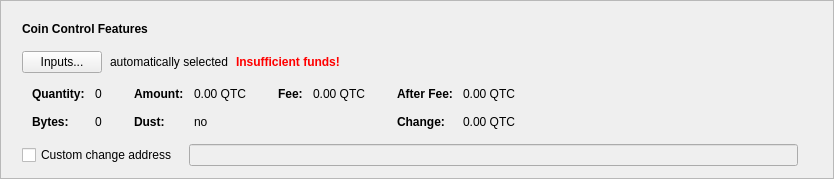
      <widget class="QFrame" name="frameCoinControl">
       <property name="sizePolicy">
        <sizepolicy hsizetype="Expanding" vsizetype="Fixed">
         <horstretch>0</horstretch>
         <verstretch>0</verstretch>
        </sizepolicy>
       </property>
       <property name="frameShape">
        <enum>QFrame::StyledPanel</enum>
       </property>
       <property name="frameShadow">
        <enum>QFrame::Raised</enum>
       </property>
       <layout class="QVBoxLayout" name="verticalLayout_2">
        <item>
         <layout class="QVBoxLayout" name="verticalLayoutCoinControl" stretch="0,0,0,0,0">
          <property name="spacing">
           <number>0</number>
          </property>
          <property name="sizeConstraint">
           <enum>QLayout::SetDefaultConstraint</enum>
          </property>
          <property name="leftMargin">
           <number>10</number>
          </property>
          <property name="topMargin">
           <number>10</number>
          </property>
          <item>
           <layout class="QHBoxLayout" name="horizontalLayoutCoinControl1">
            <property name="bottomMargin">
             <number>15</number>
            </property>
            <item>
             <widget class="QLabel" name="labelCoinControlFeatures">
              <property name="sizePolicy">
               <sizepolicy hsizetype="Preferred" vsizetype="Maximum">
                <horstretch>0</horstretch>
                <verstretch>0</verstretch>
               </sizepolicy>
              </property>
              <property name="font">
               <font>
                <weight>75</weight>
                <bold>true</bold>
               </font>
              </property>
              <property name="styleSheet">
               <string notr="true">font-weight:bold;</string>
              </property>
              <property name="text">
               <string>Coin Control Features</string>
              </property>
             </widget>
            </item>
           </layout>
          </item>
          <item>
           <layout class="QHBoxLayout" name="horizontalLayoutCoinControl2" stretch="0,0,0,0">
            <property name="spacing">
             <number>8</number>
            </property>
            <property name="bottomMargin">
             <number>10</number>
            </property>
            <item>
             <widget class="QPushButton" name="pushButtonCoinControl">
              <property name="styleSheet">
               <string notr="true"/>
              </property>
              <property name="text">
               <string>Inputs...</string>
              </property>
              <property name="autoDefault">
               <bool>false</bool>
              </property>
             </widget>
            </item>
            <item>
             <widget class="QLabel" name="labelCoinControlAutomaticallySelected">
              <property name="text">
               <string>automatically selected</string>
              </property>
              <property name="margin">
               <number>5</number>
              </property>
             </widget>
            </item>
            <item>
             <widget class="QLabel" name="labelCoinControlInsuffFunds">
              <property name="font">
               <font>
                <weight>75</weight>
                <bold>true</bold>
               </font>
              </property>
              <property name="styleSheet">
               <string notr="true">color:red;font-weight:bold;</string>
              </property>
              <property name="text">
               <string>Insufficient funds!</string>
              </property>
              <property name="margin">
               <number>5</number>
              </property>
             </widget>
            </item>
            <item>
             <spacer name="horizontalSpacerCoinControl">
              <property name="orientation">
               <enum>Qt::Horizontal</enum>
              </property>
              <property name="sizeHint" stdset="0">
               <size>
                <width>40</width>
                <height>1</height>
               </size>
              </property>
             </spacer>
            </item>
           </layout>
          </item>
          <item>
           <widget class="QWidget" name="widgetCoinControl" native="true">
            <property name="sizePolicy">
             <sizepolicy hsizetype="Preferred" vsizetype="Preferred">
              <horstretch>0</horstretch>
              <verstretch>0</verstretch>
             </sizepolicy>
            </property>
            <property name="minimumSize">
             <size>
              <width>0</width>
              <height>0</height>
             </size>
            </property>
            <property name="styleSheet">
             <string notr="true"/>
            </property>
            <layout class="QHBoxLayout" name="horizontalLayoutCoinControl5">
             <property name="leftMargin">
              <number>0</number>
             </property>
             <property name="topMargin">
              <number>0</number>
             </property>
             <property name="rightMargin">
              <number>0</number>
             </property>
             <property name="bottomMargin">
              <number>0</number>
             </property>
             <item>
              <layout class="QHBoxLayout" name="horizontalLayoutCoinControl3" stretch="0,0,0,1">
               <property name="spacing">
                <number>20</number>
               </property>
               <property name="topMargin">
                <number>0</number>
               </property>
               <property name="bottomMargin">
                <number>10</number>
               </property>
               <item>
                <layout class="QFormLayout" name="formLayoutCoinControl1">
                 <property name="horizontalSpacing">
                  <number>10</number>
                 </property>
                 <property name="verticalSpacing">
                  <number>14</number>
                 </property>
                 <property name="leftMargin">
                  <number>10</number>
                 </property>
                 <property name="topMargin">
                  <number>4</number>
                 </property>
                 <property name="rightMargin">
                  <number>6</number>
                 </property>
                 <item row="0" column="0">
                  <widget class="QLabel" name="labelCoinControlQuantityText">
                   <property name="font">
                    <font>
                     <weight>75</weight>
                     <bold>true</bold>
                    </font>
                   </property>
                   <property name="text">
                    <string>Quantity:</string>
                   </property>
                   <property name="margin">
                    <number>0</number>
                   </property>
                  </widget>
                 </item>
                 <item row="0" column="1">
                  <widget class="QLabel" name="labelCoinControlQuantity">
                   <property name="cursor">
                    <cursorShape>IBeamCursor</cursorShape>
                   </property>
                   <property name="contextMenuPolicy">
                    <enum>Qt::ActionsContextMenu</enum>
                   </property>
                   <property name="text">
                    <string notr="true">0</string>
                   </property>
                   <property name="margin">
                    <number>0</number>
                   </property>
                   <property name="textInteractionFlags">
                    <set>Qt::LinksAccessibleByMouse|Qt::TextSelectableByKeyboard|Qt::TextSelectableByMouse</set>
                   </property>
                  </widget>
                 </item>
                 <item row="1" column="0">
                  <widget class="QLabel" name="labelCoinControlBytesText">
                   <property name="font">
                    <font>
                     <weight>75</weight>
                     <bold>true</bold>
                    </font>
                   </property>
                   <property name="text">
                    <string>Bytes:</string>
                   </property>
                  </widget>
                 </item>
                 <item row="1" column="1">
                  <widget class="QLabel" name="labelCoinControlBytes">
                   <property name="cursor">
                    <cursorShape>IBeamCursor</cursorShape>
                   </property>
                   <property name="contextMenuPolicy">
                    <enum>Qt::ActionsContextMenu</enum>
                   </property>
                   <property name="text">
                    <string notr="true">0</string>
                   </property>
                   <property name="textInteractionFlags">
                    <set>Qt::LinksAccessibleByMouse|Qt::TextSelectableByKeyboard|Qt::TextSelectableByMouse</set>
                   </property>
                  </widget>
                 </item>
                </layout>
               </item>
               <item>
                <layout class="QFormLayout" name="formLayoutCoinControl2">
                 <property name="horizontalSpacing">
                  <number>10</number>
                 </property>
                 <property name="verticalSpacing">
                  <number>14</number>
                 </property>
                 <property name="leftMargin">
                  <number>6</number>
                 </property>
                 <property name="topMargin">
                  <number>4</number>
                 </property>
                 <property name="rightMargin">
                  <number>6</number>
                 </property>
                 <item row="0" column="0">
                  <widget class="QLabel" name="labelCoinControlAmountText">
                   <property name="font">
                    <font>
                     <weight>75</weight>
                     <bold>true</bold>
                    </font>
                   </property>
                   <property name="text">
                    <string>Amount:</string>
                   </property>
                   <property name="margin">
                    <number>0</number>
                   </property>
                  </widget>
                 </item>
                 <item row="0" column="1">
                  <widget class="QLabel" name="labelCoinControlAmount">
                   <property name="cursor">
                    <cursorShape>IBeamCursor</cursorShape>
                   </property>
                   <property name="contextMenuPolicy">
                    <enum>Qt::ActionsContextMenu</enum>
                   </property>
                   <property name="text">
                    <string notr="true">0.00 QTC</string>
                   </property>
                   <property name="textInteractionFlags">
                    <set>Qt::LinksAccessibleByMouse|Qt::TextSelectableByKeyboard|Qt::TextSelectableByMouse</set>
                   </property>
                  </widget>
                 </item>
                 <item row="1" column="0">
                  <widget class="QLabel" name="labelCoinControlLowOutputText">
                   <property name="font">
                    <font>
                     <weight>75</weight>
                     <bold>true</bold>
                    </font>
                   </property>
                   <property name="text">
                    <string>Dust:</string>
                   </property>
                  </widget>
                 </item>
                 <item row="1" column="1">
                  <widget class="QLabel" name="labelCoinControlLowOutput">
                   <property name="cursor">
                    <cursorShape>IBeamCursor</cursorShape>
                   </property>
                   <property name="contextMenuPolicy">
                    <enum>Qt::ActionsContextMenu</enum>
                   </property>
                   <property name="text">
                    <string notr="true">no</string>
                   </property>
                   <property name="textInteractionFlags">
                    <set>Qt::LinksAccessibleByMouse|Qt::TextSelectableByKeyboard|Qt::TextSelectableByMouse</set>
                   </property>
                  </widget>
                 </item>
                </layout>
               </item>
               <item>
                <layout class="QFormLayout" name="formLayoutCoinControl3">
                 <property name="horizontalSpacing">
                  <number>10</number>
                 </property>
                 <property name="verticalSpacing">
                  <number>14</number>
                 </property>
                 <property name="leftMargin">
                  <number>6</number>
                 </property>
                 <property name="topMargin">
                  <number>4</number>
                 </property>
                 <property name="rightMargin">
                  <number>6</number>
                 </property>
                 <item row="0" column="0">
                  <widget class="QLabel" name="labelCoinControlFeeText">
                   <property name="font">
                    <font>
                     <weight>75</weight>
                     <bold>true</bold>
                    </font>
                   </property>
                   <property name="text">
                    <string>Fee:</string>
                   </property>
                   <property name="margin">
                    <number>0</number>
                   </property>
                  </widget>
                 </item>
                 <item row="0" column="1">
                  <widget class="QLabel" name="labelCoinControlFee">
                   <property name="cursor">
                    <cursorShape>IBeamCursor</cursorShape>
                   </property>
                   <property name="contextMenuPolicy">
                    <enum>Qt::ActionsContextMenu</enum>
                   </property>
                   <property name="text">
                    <string notr="true">0.00 QTC</string>
                   </property>
                   <property name="textInteractionFlags">
                    <set>Qt::LinksAccessibleByMouse|Qt::TextSelectableByKeyboard|Qt::TextSelectableByMouse</set>
                   </property>
                  </widget>
                 </item>
                </layout>
               </item>
               <item>
                <layout class="QFormLayout" name="formLayoutCoinControl4">
                 <property name="horizontalSpacing">
                  <number>10</number>
                 </property>
                 <property name="verticalSpacing">
                  <number>14</number>
                 </property>
                 <property name="leftMargin">
                  <number>6</number>
                 </property>
                 <property name="topMargin">
                  <number>4</number>
                 </property>
                 <property name="rightMargin">
                  <number>6</number>
                 </property>
                 <item row="0" column="0">
                  <widget class="QLabel" name="labelCoinControlAfterFeeText">
                   <property name="font">
                    <font>
                     <weight>75</weight>
                     <bold>true</bold>
                    </font>
                   </property>
                   <property name="text">
                    <string>After Fee:</string>
                   </property>
                   <property name="margin">
                    <number>0</number>
                   </property>
                  </widget>
                 </item>
                 <item row="0" column="1">
                  <widget class="QLabel" name="labelCoinControlAfterFee">
                   <property name="cursor">
                    <cursorShape>IBeamCursor</cursorShape>
                   </property>
                   <property name="contextMenuPolicy">
                    <enum>Qt::ActionsContextMenu</enum>
                   </property>
                   <property name="text">
                    <string notr="true">0.00 QTC</string>
                   </property>
                   <property name="textInteractionFlags">
                    <set>Qt::LinksAccessibleByMouse|Qt::TextSelectableByKeyboard|Qt::TextSelectableByMouse</set>
                   </property>
                  </widget>
                 </item>
                 <item row="1" column="0">
                  <widget class="QLabel" name="labelCoinControlChangeText">
                   <property name="font">
                    <font>
                     <weight>75</weight>
                     <bold>true</bold>
                    </font>
                   </property>
                   <property name="text">
                    <string>Change:</string>
                   </property>
                  </widget>
                 </item>
                 <item row="1" column="1">
                  <widget class="QLabel" name="labelCoinControlChange">
                   <property name="cursor">
                    <cursorShape>IBeamCursor</cursorShape>
                   </property>
                   <property name="contextMenuPolicy">
                    <enum>Qt::ActionsContextMenu</enum>
                   </property>
                   <property name="text">
                    <string notr="true">0.00 QTC</string>
                   </property>
                   <property name="textInteractionFlags">
                    <set>Qt::LinksAccessibleByMouse|Qt::TextSelectableByKeyboard|Qt::TextSelectableByMouse</set>
                   </property>
                  </widget>
                 </item>
                </layout>
               </item>
              </layout>
             </item>
            </layout>
           </widget>
          </item>
          <item>
           <layout class="QHBoxLayout" name="horizontalLayoutCoinControl4" stretch="0,0,0">
            <property name="spacing">
             <number>12</number>
            </property>
            <property name="sizeConstraint">
             <enum>QLayout::SetDefaultConstraint</enum>
            </property>
            <property name="topMargin">
             <number>5</number>
            </property>
            <property name="rightMargin">
             <number>5</number>
            </property>
            <item>
             <widget class="QCheckBox" name="checkBoxCoinControlChange">
              <property name="toolTip">
               <string>If this is activated, but the change address is empty or invalid, change will be sent to a newly generated address.</string>
              </property>
              <property name="text">
               <string>Custom change address</string>
              </property>
             </widget>
            </item>
            <item>
             <widget class="QValidatedLineEdit" name="lineEditCoinControlChange">
              <property name="enabled">
               <bool>false</bool>
              </property>
              <property name="sizePolicy">
               <sizepolicy hsizetype="Expanding" vsizetype="Fixed">
                <horstretch>0</horstretch>
                <verstretch>0</verstretch>
               </sizepolicy>
              </property>
             </widget>
            </item>
            <item>
             <widget class="QLabel" name="labelCoinControlChangeLabel">
              <property name="sizePolicy">
               <sizepolicy hsizetype="Preferred" vsizetype="Expanding">
                <horstretch>0</horstretch>
                <verstretch>0</verstretch>
               </sizepolicy>
              </property>
              <property name="minimumSize">
               <size>
                <width>0</width>
                <height>0</height>
               </size>
              </property>
              <property name="text">
               <string/>
              </property>
              <property name="margin">
               <number>3</number>
              </property>
             </widget>
            </item>
           </layout>
          </item>
          <item>
           <spacer name="verticalSpacerCoinControl">
            <property name="orientation">
             <enum>Qt::Vertical</enum>
            </property>
            <property name="sizeType">
             <enum>QSizePolicy::Expanding</enum>
            </property>
            <property name="sizeHint" stdset="0">
             <size>
              <width>800</width>
              <height>1</height>
             </size>
            </property>
           </spacer>
          </item>
         </layout>
        </item>
       </layout>
      </widget>
